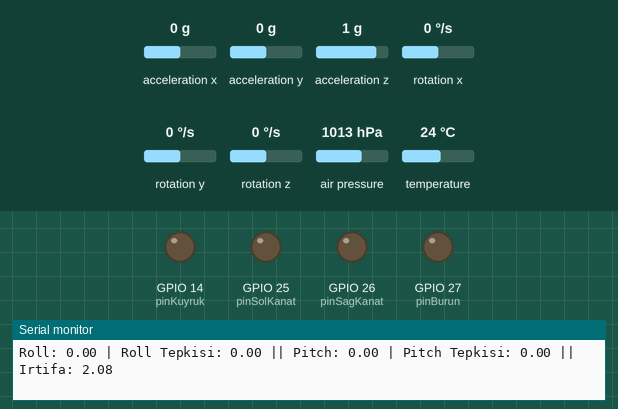
Bench run of a program on a simulated ESP32. On the bench: output pins drawn as LEDs (lit = HIGH), the last lines printed to the serial monitor. Inputs (shaded band) come from the test bench; at power-on: acceleration x 0 g, acceleration y 0 g, acceleration z 1 g, rotation x 0 °/s, rotation y 0 °/s, rotation z 0 °/s, air pressure 1013 hPa, temperature 24 °C.

Above: at 7.3 s.
7.4 s: acceleration x set to -1.4 g
At 8.6 s:
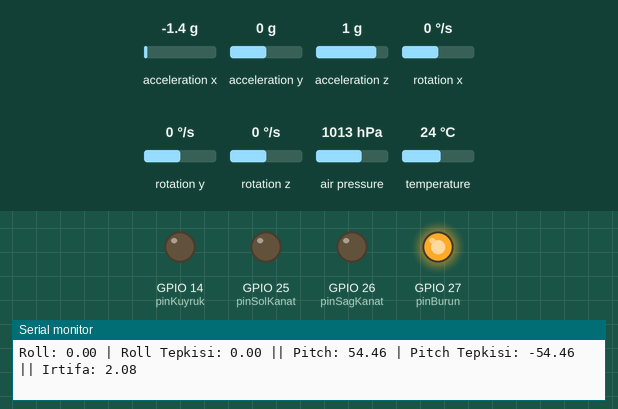
8.9 s: acceleration y set to -1.4 g
At 10.0 s:
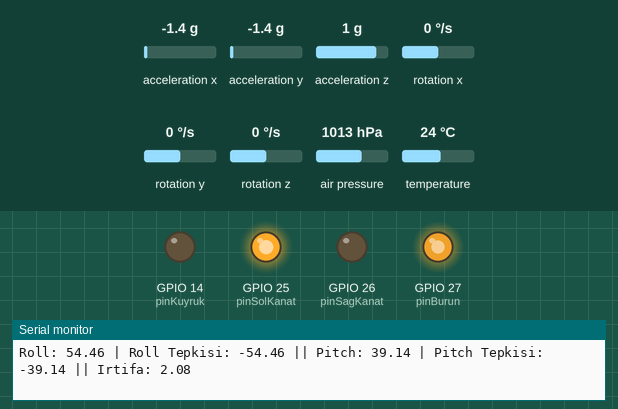
10.4 s: acceleration x set to -0.8 g
At 11.1 s:
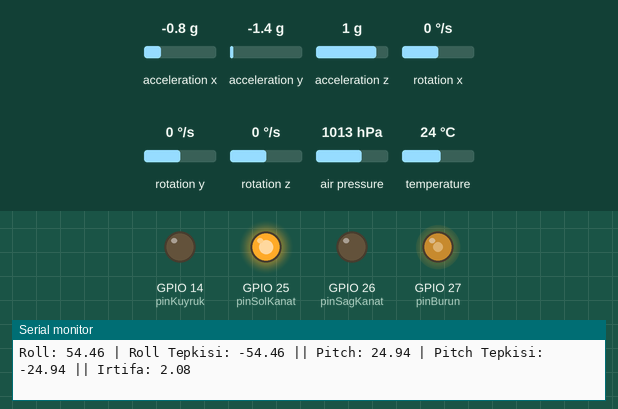
11.9 s: acceleration z set to -1.4 g
At 12.4 s:
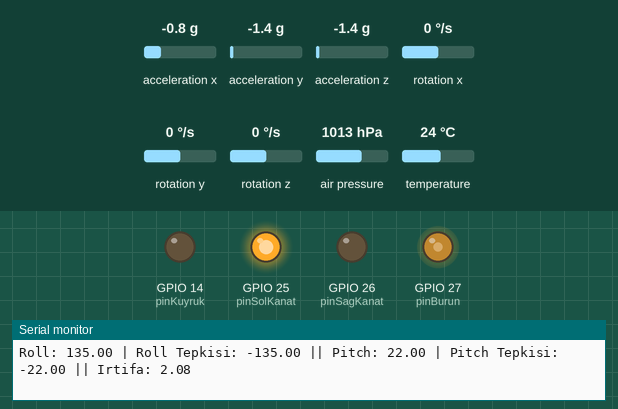
13.4 s: acceleration y set to 0 g
At 14.6 s:
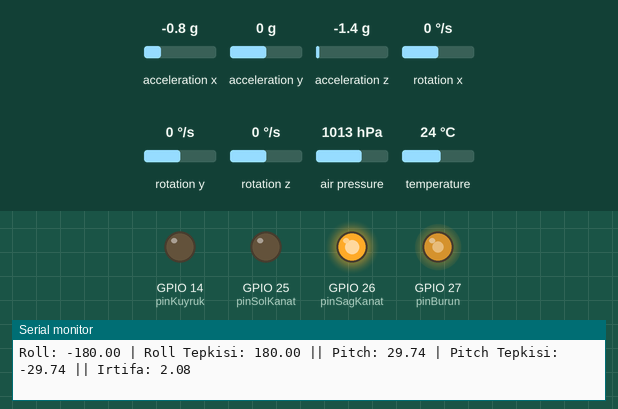
14.9 s: acceleration z set to -0.8 g
At 15.8 s:
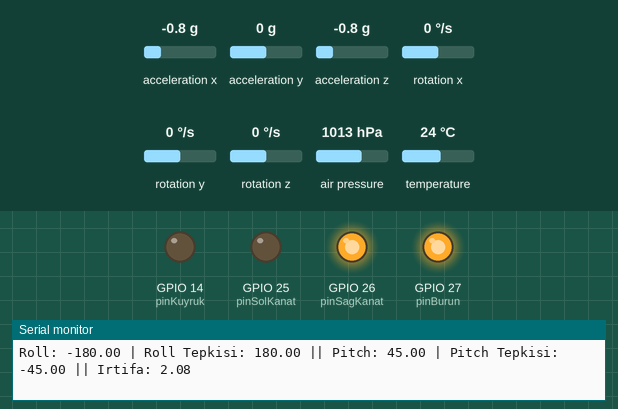
Timing chart, 0 to 17.4 s (numbered marks = the images above; inputs shaded):
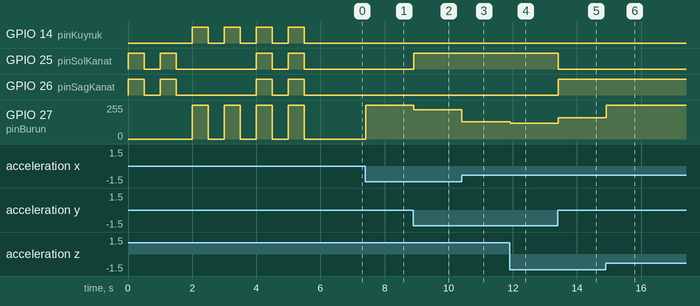

The program:

main.cpp
```cpp
#include <Arduino.h>
#include "Sensor.h"
#include "Actuator.h"
#include "ControlAlgorithm.h"
#include "Telemetry.h" // 1. Telsizin kimlik kartını ekledik

Sensor ucakSensorleri;
Actuator ucakKaslari;
ControlAlgorithm ucakBeyni;
Telemetry ucakTelsizi; // 2. Telsiz nesnemizi oluşturduk

// Zamanlama için değişkenler
unsigned long oncekiZaman = 0;
const int donguGecikmesi = 100;

void setup() {
    Serial.begin(115200);
    Serial.println("--- ESP32 Ucus Kontrolcusu Baslatiliyor ---");

    ucakSensorleri.baslat();
    ucakKaslari.baslat();
    ucakKaslari.showTime();

    // 3. Telsizi (Wi-Fi ağını) başlatıyoruz
    ucakTelsizi.baslat();

    Serial.println("Sistem hazir!...");
    delay(100);
}

void loop() {
    unsigned long suankiZaman = millis();

    if (suankiZaman - oncekiZaman >= donguGecikmesi) {
        oncekiZaman = suankiZaman;

        ucakSensorleri.guncelle();

        float anlikRoll = ucakSensorleri.getRollAci();
        float anlikPitch = ucakSensorleri.getPitchAci();

        float rollTepkisi = ucakBeyni.hesaplaRollTepkisi(anlikRoll);
        float pitchTepkisi = ucakBeyni.hesaplaPitchTepkisi(anlikPitch);
        float anlikIrtifa = ucakSensorleri.getIrtifa();

        ucakKaslari.tepkiVer(rollTepkisi, pitchTepkisi);

        // 4. Telsizi Kullan (Verileri UDP ile havaya fırlat)
        ucakTelsizi.veriGonder(anlikRoll, anlikPitch, anlikIrtifa);

        // Senin orijinal ekran çıktıların (Hiç dokunulmadı)
        Serial.print("Roll: ");
        Serial.print(anlikRoll);
        Serial.print(" | Roll Tepkisi: ");
        Serial.print(rollTepkisi);

        Serial.print(" || Pitch: ");
        Serial.print(anlikPitch);
        Serial.print(" | Pitch Tepkisi: ");
        Serial.print(pitchTepkisi);

        Serial.print(" || Irtifa: ");
        Serial.println(anlikIrtifa);
    }
}
```

Actuator.h
```cpp
#ifndef ACUTATOR_H
#define ACUTATOR_H

#include <Arduino.h>

class Actuator {

    private:
        const int pinSolKanat = 25;
        const int pinSagKanat = 26;
        const int pinBurun = 27;
        const int pinKuyruk = 14;

    public:
        Actuator();

        void baslat();

        void showTime();

        void tepkiVer(float rollAci, float pitchAci);
};


#endif
```

ControlAlgorithm.h
```cpp
#ifndef CONTROL_ALGORITHM_H
#define CONTROL_ALGORITHM_H

class ControlAlgorithm {
  private:

  float kpRoll;
    float kpPitch;

    float hedefRoll;
    float hedefPitch;

  public:

  ControlAlgorithm();

    float hesaplaRollTepkisi(float gercekRoll);
    float hesaplaPitchTepkisi(float gercekPitch);
};

#endif
```

Sensor.h
```cpp
#ifndef Sensor_h
#define Sensor_h

#include <Adafruit_BMP280.h>
#include <Adafruit_Sensor.h>
#include <Adafruit_MPU6050.h>

class Sensor {
    private:
        Adafruit_BMP280 bmp;
        Adafruit_MPU6050 mpu;

        float rollAci;
        float pitchAci;
        float irtifa;

    public:
        Sensor();

        void baslat();
        void guncelle();

        float getRollAci();
        float getPitchAci();
        float getIrtifa();

};

#endif
```

Telemetry.h
```cpp
#ifndef TELEMETRY_H
#define TELEMETRY_H

#include <WiFi.h>
#include <WiFiUdp.h>

class Telemetry {
  private:
    // Wi-Fi Ağ Ayarları (Access Point)
    const char* agAdi;
    const char* sifre;

    // Hedef Bilgisayar Ayarları (CachyOS IP'si ve Port)
    const char* hedefIP;
    uint16_t udpPort;

    // UDP paketlerini yönetecek nesnemiz
    WiFiUDP udp;

  public:
    // Kurucu metot (Sistem açıldığında değişkenleri tanımlar)
    Telemetry();

    // Wi-Fi ağını havada yayınlamaya başlar
    void baslat();

    // Sensör verilerini alıp UDP paketi olarak bilgisayara fırlatır
    void veriGonder(float roll, float pitch, float irtifa);
};

#endif
```

Actuator.cpp
```cpp
#include <Actuator.h>

Actuator::Actuator() {
}

void Actuator::baslat() {
    pinMode(pinSolKanat, OUTPUT);
    pinMode(pinSagKanat, OUTPUT);
    pinMode(pinBurun, OUTPUT);
    pinMode(pinKuyruk, OUTPUT);

    analogWrite(pinSolKanat, 0);
    analogWrite(pinSagKanat, 0);
    analogWrite(pinBurun, 0);
    analogWrite(pinKuyruk, 0);

}

void Actuator::tepkiVer(float rollAci , float pitchAci) {

    int solPwm = 0;
    int sagPwm = 0;
    int burunPwm = 0;
    int kuyrukPwm = 0;

    if (rollAci > 2.0){
        sagPwm = map(rollAci, 2.0, 45.0, 0, 255);
    }

    else if (rollAci < -2.0) {
        solPwm = map(abs(rollAci), 2.0, 45.0, 0, 255);
    }


    if (pitchAci > 2.0) {
        kuyrukPwm = map(pitchAci, 2.0, 45.0, 0, 255);
    }

    else if (pitchAci < -2.0) {
        burunPwm = map(abs(pitchAci), 2.0, 45.0, 0, 255);
    }

    solPwm = constrain(solPwm, 0, 255);
    sagPwm = constrain(sagPwm, 0, 255);
    burunPwm = constrain(burunPwm, 0, 255);
    kuyrukPwm = constrain(kuyrukPwm, 0, 255);

    analogWrite(pinSolKanat, solPwm);
    analogWrite(pinSagKanat, sagPwm);
    analogWrite(pinBurun, burunPwm);
    analogWrite(pinKuyruk, kuyrukPwm);
}

void Actuator::showTime() {
    // 1. ADIM: Kırmızı (Sol) ve Yeşil (Sağ) Kanat LED'leri 2 kez yanıp sönsün
    for (int i = 0; i < 2; i++) {
        analogWrite(pinSolKanat, 255);
        analogWrite(pinSagKanat, 255);
        delay(500); // Yarım saniye yan

        analogWrite(pinSolKanat, 0);
        analogWrite(pinSagKanat, 0);
        delay(500); // Yarım saniye sön
    }

    // 2. ADIM: Sarı LED'ler (Burun ve Kuyruk) 2 kez yanıp sönsün
    for (int i = 0; i < 2; i++) {
        analogWrite(pinBurun, 255);
        analogWrite(pinKuyruk, 255);
        delay(500);

        analogWrite(pinBurun, 0);
        analogWrite(pinKuyruk, 0);
        delay(500);
    }

    // 3. ADIM: Tüm LED'ler birlikte 2 kez yanıp sönsün
    for (int i = 0; i < 2; i++) {
        analogWrite(pinSolKanat, 255);
        analogWrite(pinSagKanat, 255);
        analogWrite(pinBurun, 255);
        analogWrite(pinKuyruk, 255);
        delay(500);

        analogWrite(pinSolKanat, 0);
        analogWrite(pinSagKanat, 0);
        analogWrite(pinBurun, 0);
        analogWrite(pinKuyruk, 0);
        delay(500);
    }
}
```

ControlAlgorithm.cpp
```cpp
#include "ControlAlgorithm.h"


ControlAlgorithm::ControlAlgorithm() {

    kpRoll = 1.0;
    kpPitch = 1.0;

    hedefRoll = 0.0;
    hedefPitch = 0.0;
}

float ControlAlgorithm::hesaplaRollTepkisi(float gercekRoll) {

    float hata = hedefRoll - gercekRoll;

    float pTepkisi = hata * kpRoll;

    return pTepkisi;
}

float ControlAlgorithm::hesaplaPitchTepkisi(float gercekPitch) {

    float hata = hedefPitch - gercekPitch;
    float pTepkisi = hata * kpPitch;

    return pTepkisi;
}
```

Sensor.cpp
```cpp
#include "Sensor.h"
#include <Arduino.h>

Sensor::Sensor() {
    rollAci = 0.0;
    pitchAci = 0.0;
    irtifa = 0.0;
}

void Sensor::baslat() {

    if (!mpu.begin()) {
            Serial.println("MPU6050 sensor not found!");
            while (1);
        }

    if (!bmp.begin(0x76)) {
        Serial.println("BMP280 sensor not found!");
        while (1);
    }


    Serial.println("Sensors initialized successfully.");

    mpu.setAccelerometerRange(MPU6050_RANGE_8_G);
    mpu.setGyroRange(MPU6050_RANGE_500_DEG);
    mpu.setFilterBandwidth(MPU6050_BAND_21_HZ);
}

void Sensor::guncelle() {
    sensors_event_t a, g, temp;
    mpu.getEvent(&a, &g, &temp);

    rollAci = -atan2(a.acceleration.y, a.acceleration.z) * 180.0 / PI;        //$\text{Roll} = \arctan\left(\frac{a_y}{a_z}\right) \times \left(\frac{180}{\pi}\right)$
    pitchAci = atan2(-a.acceleration.x, sqrt(a.acceleration.y * a.acceleration.y + a.acceleration.z * a.acceleration.z)) * 180.0 / PI;     //$\text{Pitch} = \arctan\left(\frac{-a_x}{\sqrt{a_y^2 + a_z^2}}\right) \times \left(\frac{180}{\pi}\right)$

    irtifa = bmp.readAltitude(1013.25);
}

float Sensor::getRollAci() {
    return rollAci;
}

float Sensor::getPitchAci() {
    return pitchAci;
}

float Sensor::getIrtifa() {
    return irtifa;
}
```

Telemetry.cpp
```cpp
#include "Telemetry.h"

// 1. Kurucu Metot
Telemetry::Telemetry() {
  agAdi = "test";
  sifre = "Ucus2026!";
  udpPort = 4242;
}

// 2. Başlatma Metodu
void Telemetry::baslat() {
  WiFi.mode(WIFI_AP);
  WiFi.softAP(agAdi, sifre);

  Serial.print("--- Wi-Fi Agi Kuruldu! ---");
  Serial.print("Ag Adi: ");
  Serial.println(agAdi);
  Serial.print("Ucak IP Adresi: ");
  Serial.println(WiFi.softAPIP());

  udp.begin(udpPort);
}

// 3. Gönderme Metodu
void Telemetry::veriGonder(float roll, float pitch, float irtifa) {
  String paket = String(roll) + "," + String(pitch) + "," + String(irtifa);

  // İŞTE ÇÖZÜM BURADA: Metin (String) yerine doğrudan IPAddress nesnesi kullanıyoruz!
  // Sonu 255 olduğu için ağdaki herkese (Broadcast) fırlatır, bilgisayarın affetmez yakalar.
  IPAddress pcIP(192, 168, 4, 255);

  udp.beginPacket(pcIP, udpPort);
  udp.print(paket);
  udp.endPacket();
}
```

Measured:
- after the input at 7.4 s, GPIO 27 (pinBurun): 0/255 → 255/255 at once
- after the input at 8.9 s, GPIO 25 (pinSolKanat): LOW → HIGH at once; GPIO 27 (pinBurun): 255/255 → 219/255 at once
- after the input at 10.4 s, GPIO 27 (pinBurun): 219/255 → 130/255 at once
- after the input at 11.9 s, GPIO 27 (pinBurun): 130/255 → 118/255 at once
- after the input at 13.4 s, GPIO 25 (pinSolKanat): HIGH → LOW at once; GPIO 26 (pinSagKanat): LOW → HIGH at once; GPIO 27 (pinBurun): 118/255 → 160/255 at once
- after the input at 14.9 s, GPIO 27 (pinBurun): 160/255 → 255/255 at once
